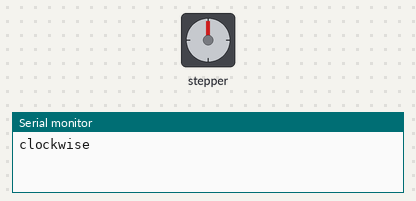
Recording of a sketch running on a simulated Arduino Uno, built with avr-gcc and run on an emulated ATmega328P. On the bench: stepper motor, the last lines printed to the serial monitor. Stepper angles assume 3982 steps per turn.

Above: at 0.15 s.
At 10.05 s:
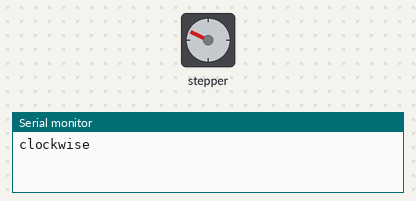
At 20.03 s:
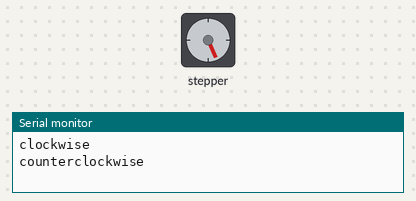
At 39.69 s:
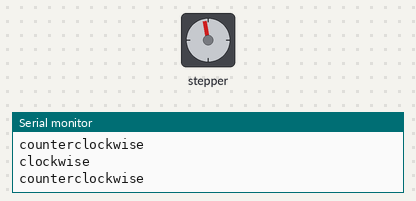
Timing chart, 0 to 40.0 s (numbered marks = the images above):
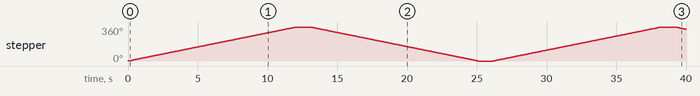

Measured:
- by itself, stepper: turns 360° clockwise in 12.0 s, then 360° counter-clockwise in 12.0 s, then 360° clockwise in 12.0 s, then 24° counter-clockwise in 0.76 s

The sketch:

rivoluzione.ino
```cpp
#include <Stepper.h>

const int stepsPerRevolution = 3982;  // change this to fit the number of steps per revolution

// ULN2003 Motor Driver Pins
#define IN1 19
#define IN2 18
#define IN3 5
#define IN4 17

// #define IN1 25
// #define IN2 26
// #define IN3 27
// #define IN4 14

// initialize the stepper library
Stepper myStepper(stepsPerRevolution, IN1, IN3, IN2, IN4);
//Stepper mySecondStepper(stepsPerRevolution, IN5, IN6, IN7, IN8);

void setup() {
  // set the speed at 5 rpm
  myStepper.setSpeed(5);
  // initialize the serial port
  Serial.begin(9600);
}

void loop() {
  // step one revolution in one direction:
  Serial.println("clockwise");
  myStepper.step(stepsPerRevolution);
  //mySecondStepper.step(stepsPerRevolution);
  delay(1000);

  // step one revolution in the other direction:
  Serial.println("counterclockwise");
  myStepper.step(-stepsPerRevolution);
  delay(1000);
}
```
